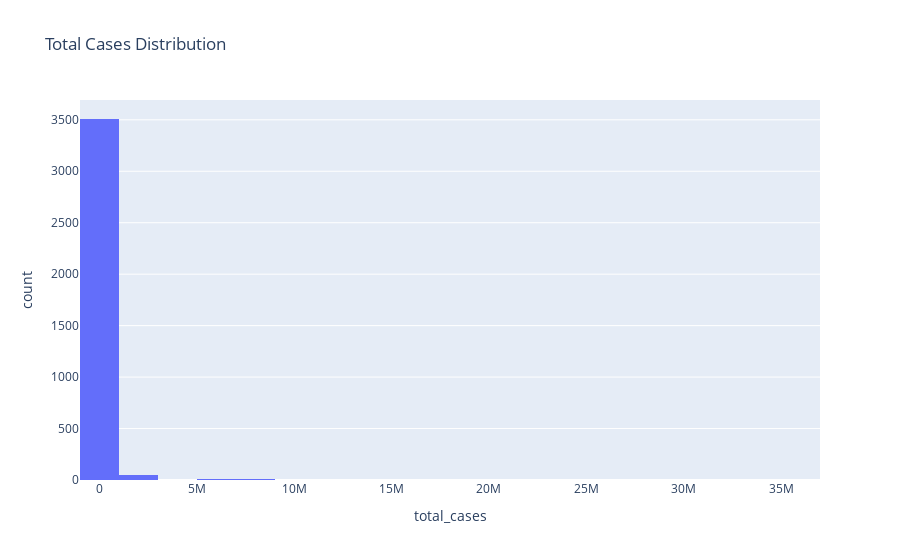

Source (notebook cell):
### Code cell
# 5. Histogram: Total Cases Distribution
fig = px.histogram(df, x='total_cases', nbins=30, title='Total Cases Distribution')
fig.show()

### Figure 1 — Plotly figure (JSON) as saved in the notebook; plotly's stock layout.template omitted (floating-point values rounded to 4 significant figures; data arrays with more than 128 entries replaced by an {"elided": "..."} marker saying what was removed)
{"data": [{"bingroup": "x", "hovertemplate": "total_cases=%{x}<br>count=%{y}<extra></extra>", "legendgroup": "", "marker": {"color": "#636efa", "pattern": {"shape": ""}}, "name": "", "nbinsx": 30, "orientation": "v", "showlegend": false, "type": "histogram", "x": {"elided": "3585 float values"}, "xaxis": "x", "yaxis": "y"}], "layout": {"barmode": "relative", "legend": {"tracegroupgap": 0}, "title": {"text": "Total Cases Distribution"}, "xaxis": {"anchor": "y", "domain": [0, 1], "title": {"text": "total_cases"}}, "yaxis": {"anchor": "x", "domain": [0, 1], "title": {"text": "count"}}}}
